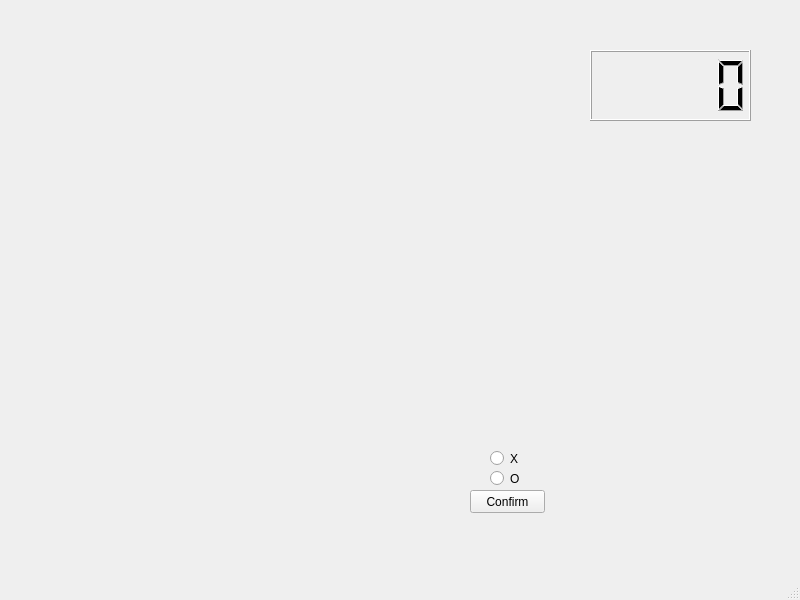
<?xml version="1.0" encoding="UTF-8"?>
<ui version="4.0">
 <class>mainWindow</class>
 <widget class="QMainWindow" name="mainWindow">
  <property name="geometry">
   <rect>
    <x>0</x>
    <y>0</y>
    <width>800</width>
    <height>600</height>
   </rect>
  </property>
  <property name="windowTitle">
   <string>Juego</string>
  </property>
  <widget class="QWidget" name="centralwidget">
   <widget class="QWidget" name="verticalLayoutWidget">
    <property name="geometry">
     <rect>
      <x>130</x>
      <y>20</y>
      <width>411</width>
      <height>411</height>
     </rect>
    </property>
    <layout class="QVBoxLayout" name="OpenGLLayout"/>
   </widget>
   <widget class="QRadioButton" name="rBX">
    <property name="geometry">
     <rect>
      <x>490</x>
      <y>450</y>
      <width>82</width>
      <height>17</height>
     </rect>
    </property>
    <property name="text">
     <string>X</string>
    </property>
   </widget>
   <widget class="QRadioButton" name="rBO">
    <property name="geometry">
     <rect>
      <x>490</x>
      <y>470</y>
      <width>82</width>
      <height>17</height>
     </rect>
    </property>
    <property name="text">
     <string>O</string>
    </property>
   </widget>
   <widget class="QPushButton" name="confirm">
    <property name="geometry">
     <rect>
      <x>470</x>
      <y>490</y>
      <width>75</width>
      <height>23</height>
     </rect>
    </property>
    <property name="text">
     <string>Confirm</string>
    </property>
   </widget>
   <widget class="QLCDNumber" name="cronometro">
    <property name="geometry">
     <rect>
      <x>590</x>
      <y>50</y>
      <width>161</width>
      <height>71</height>
     </rect>
    </property>
   </widget>
  </widget>
  <widget class="QMenuBar" name="menubar">
   <property name="geometry">
    <rect>
     <x>0</x>
     <y>0</y>
     <width>800</width>
     <height>21</height>
    </rect>
   </property>
  </widget>
  <widget class="QStatusBar" name="statusbar"/>
 </widget>
 <resources/>
 <connections/>
</ui>
